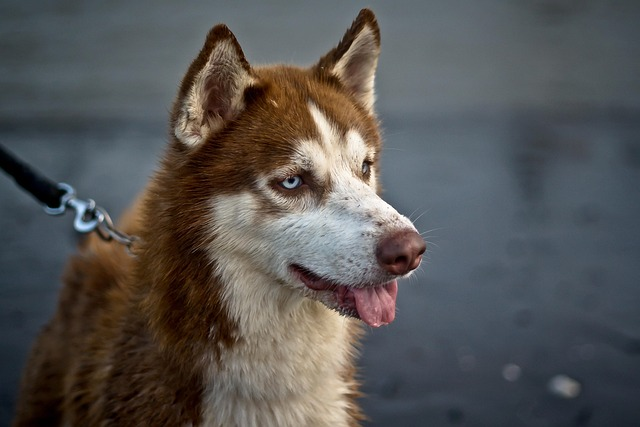
#> input picture img.jpg, 640 x 427 px
$ jupyter execute --allow-errors '9. OpenCV_나도코딩-(이미지 회전).ipynb'
#> lines starting #> are read from the running program, lines starting #| are printed output that depends on the picture
# 9. 이미지 회전

### 시계 방향 90도 회전

[cell 1]
import cv2

img = cv2.imread('img.jpg')
#> img is the input picture: shape (427, 640, 3); mean B, G, R 84, 85, 86.4

clock_90 = cv2.rotate(img, cv2.ROTATE_90_CLOCKWISE)
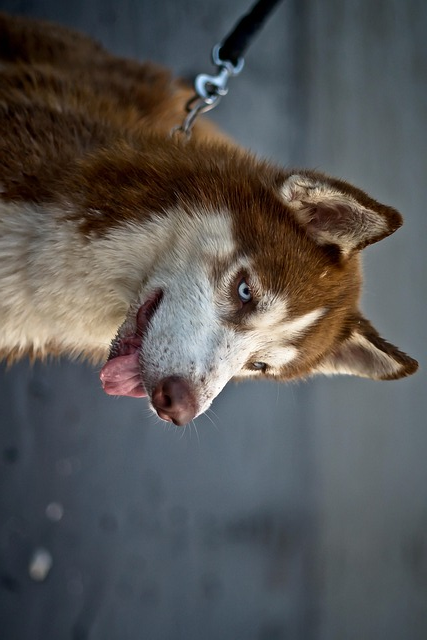
#> clock_90: shape (640, 427, 3); mean B, G, R 84, 85, 86.4

cv2.imshow('img', clock_90)
cv2.waitKey(0)
cv2.destroyAllWindows()

### 180도 회전

[cell 2]
import cv2

img = cv2.imread('img.jpg')

clock_180 = cv2.rotate(img, cv2.ROTATE_180)
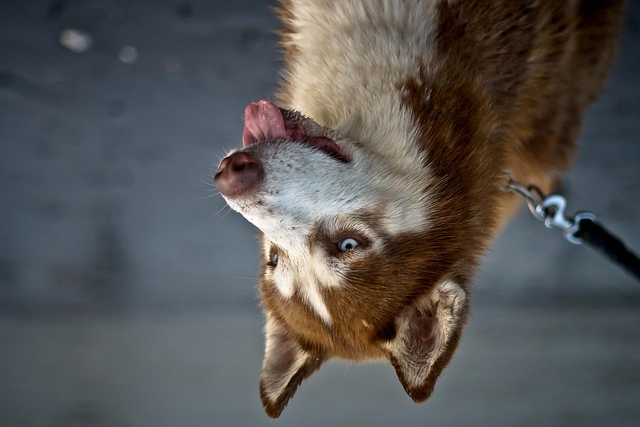
#> clock_180: shape (427, 640, 3); mean B, G, R 84, 85, 86.4

cv2.imshow('img', clock_180)
cv2.waitKey(0)
cv2.destroyAllWindows()

### 반시계 방향 90도 회전

[cell 3]
import cv2

img = cv2.imread('img.jpg')

counterclock_90 = cv2.rotate(img, cv2.ROTATE_90_COUNTERCLOCKWISE)
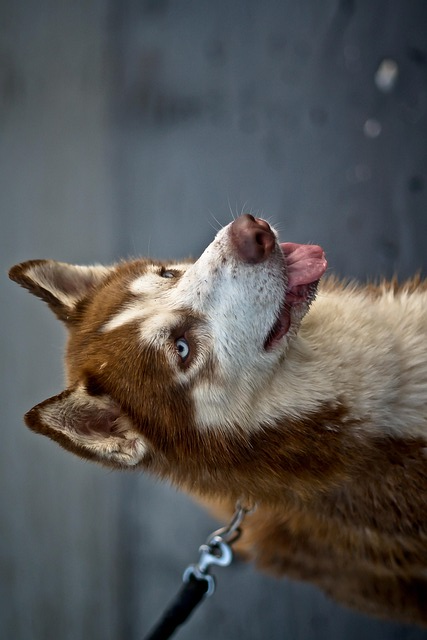
#> counterclock_90: shape (640, 427, 3); mean B, G, R 84, 85, 86.4

cv2.imshow('img', counterclock_90)
cv2.waitKey(0)
cv2.destroyAllWindows()

$ run again, with book.jpg copied over img.jpg
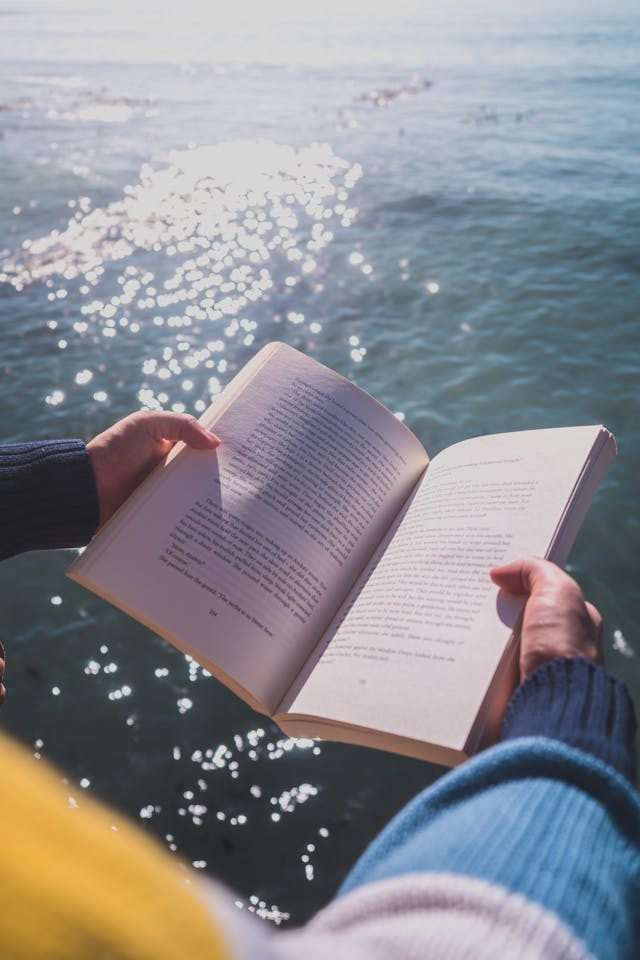
#> input picture book.jpg, 640 x 960 px
#> img is the input picture: shape (960, 640, 3); mean B, G, R 145.7, 139.8, 139.5
#> `clock_180 = cv2.rotate(img, cv2.ROTATE_180)`:
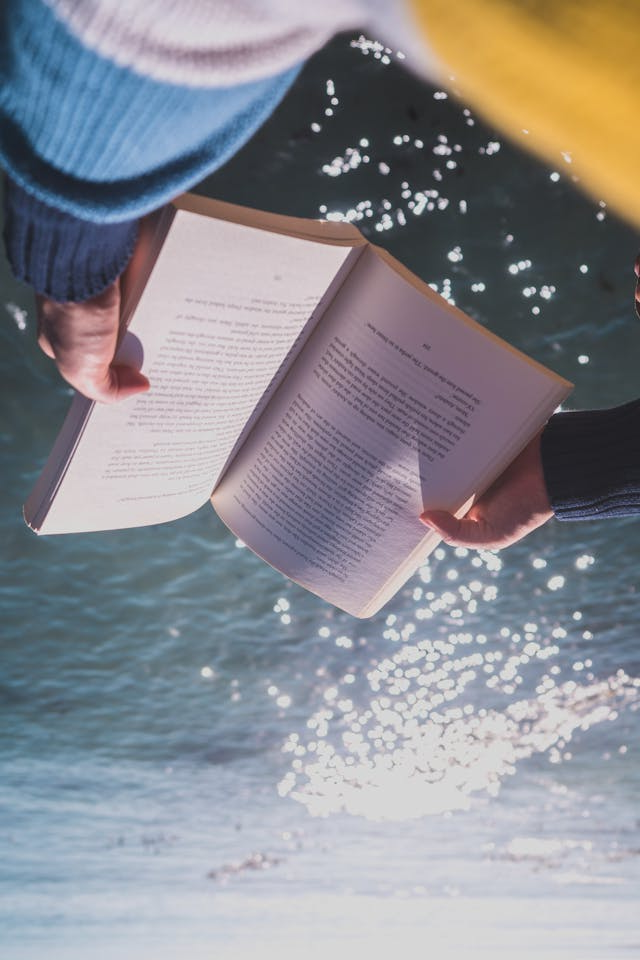
#> clock_180: shape (960, 640, 3); mean B, G, R 145.7, 139.8, 139.5
#> `counterclock_90 = cv2.rotate(img, cv2.ROTATE_90_COUNTERCLOCKWISE)`:
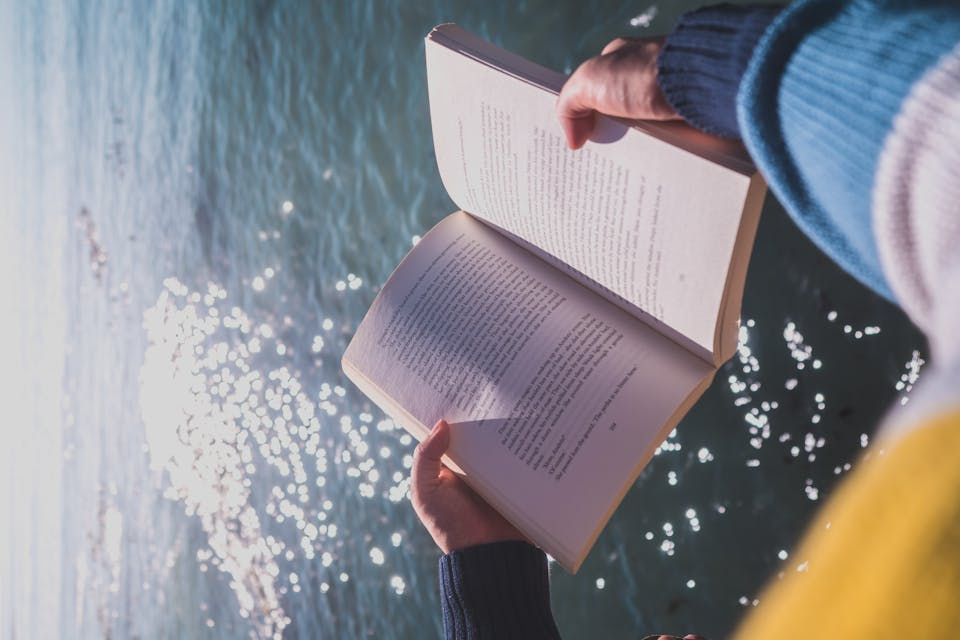
#> counterclock_90: shape (640, 960, 3); mean B, G, R 145.7, 139.8, 139.5
